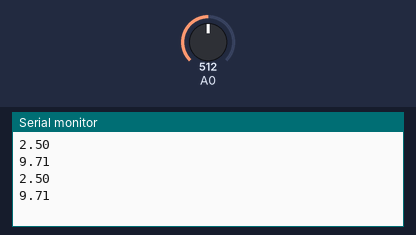
The sketch below on a simulated Arduino Uno, built with avr-gcc and run on an emulated ATmega328P. On the bench: the last lines printed to the serial monitor. The test bench sets the inputs (shaded band); at power-on: A0 = 512.

Above: at 1.5 s.
1.6 s: A0 set to 0
At 2.6 s:
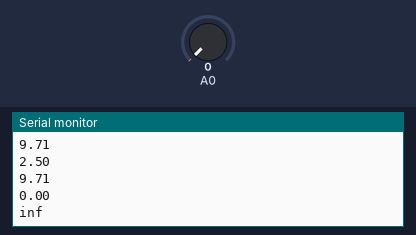
4.5 s: A0 set to 122
At 5.0 s:
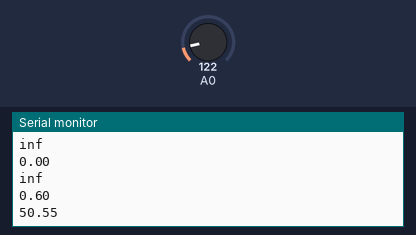
Timing chart, 0 to 7.5 s (numbered marks = the images above; inputs shaded):
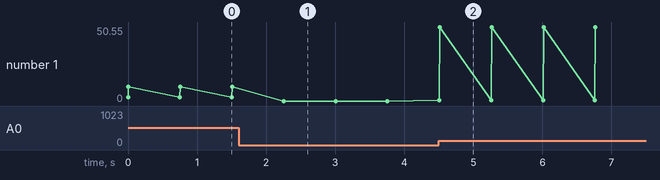

Measured:
- after the input at 1.6 s, the serial monitor: prints a new line after 0.65 s (image 1)
- after the input at 4.5 s, the serial monitor: prints a new line at once (image 2)
- plotted number 1: 9.71 → 0 after the input at 1.6 s, 0 → 50.55 after the input at 4.5 s

The sketch:

sketch_aug24b.ino
```cpp
void setup() {
  // put your setup code here, to run once:
  Serial.begin(9600);
}

void loop() {
  // put your main code here, to run repeatedly:
  double a = analogRead(0);
  double z = ((a*5)/1024);
  float b = 27.86*(pow(z,(-1.15)));
  Serial.println (z);
  Serial.println (b);
  Serial.println ();
  delay(750);
}
```
